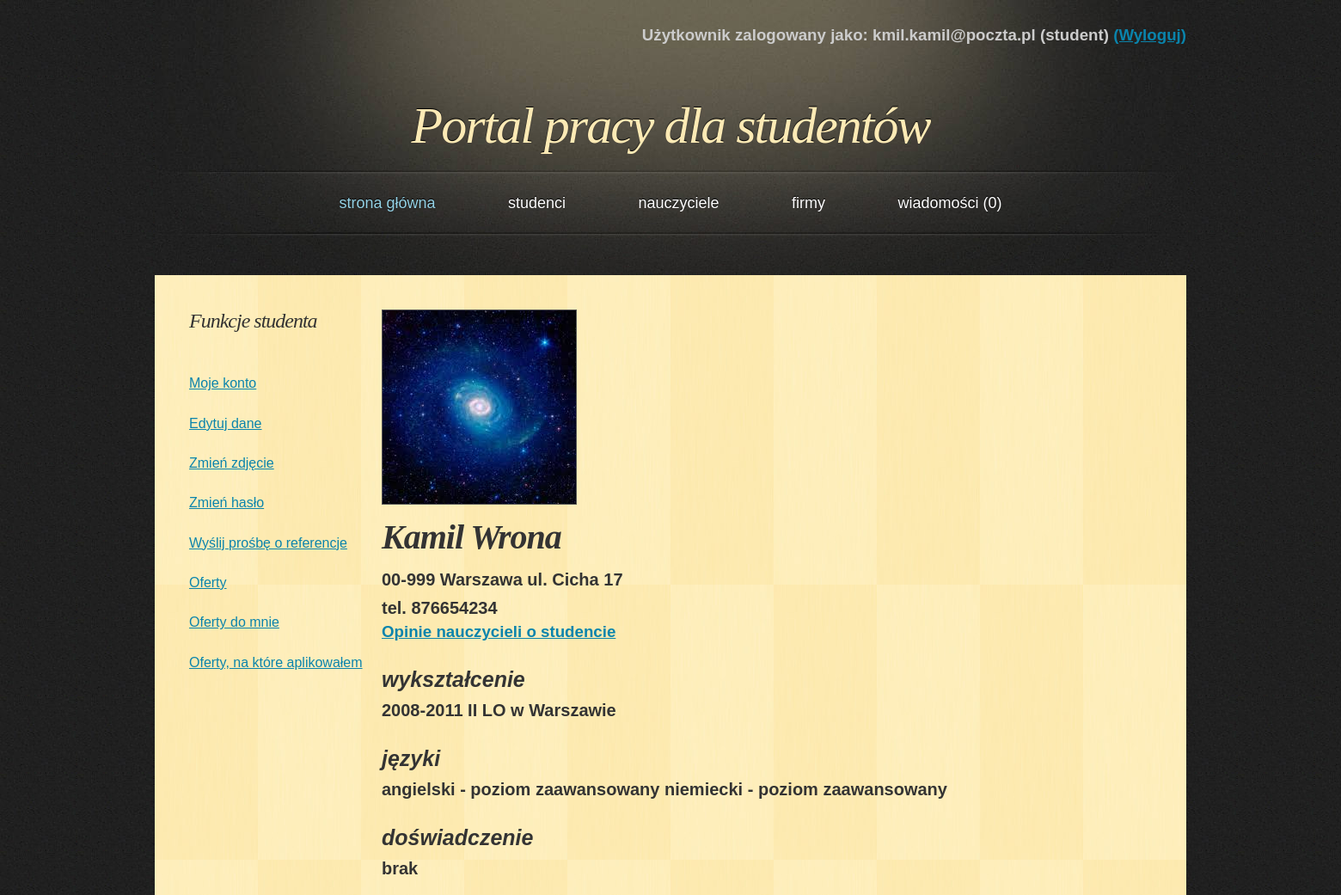
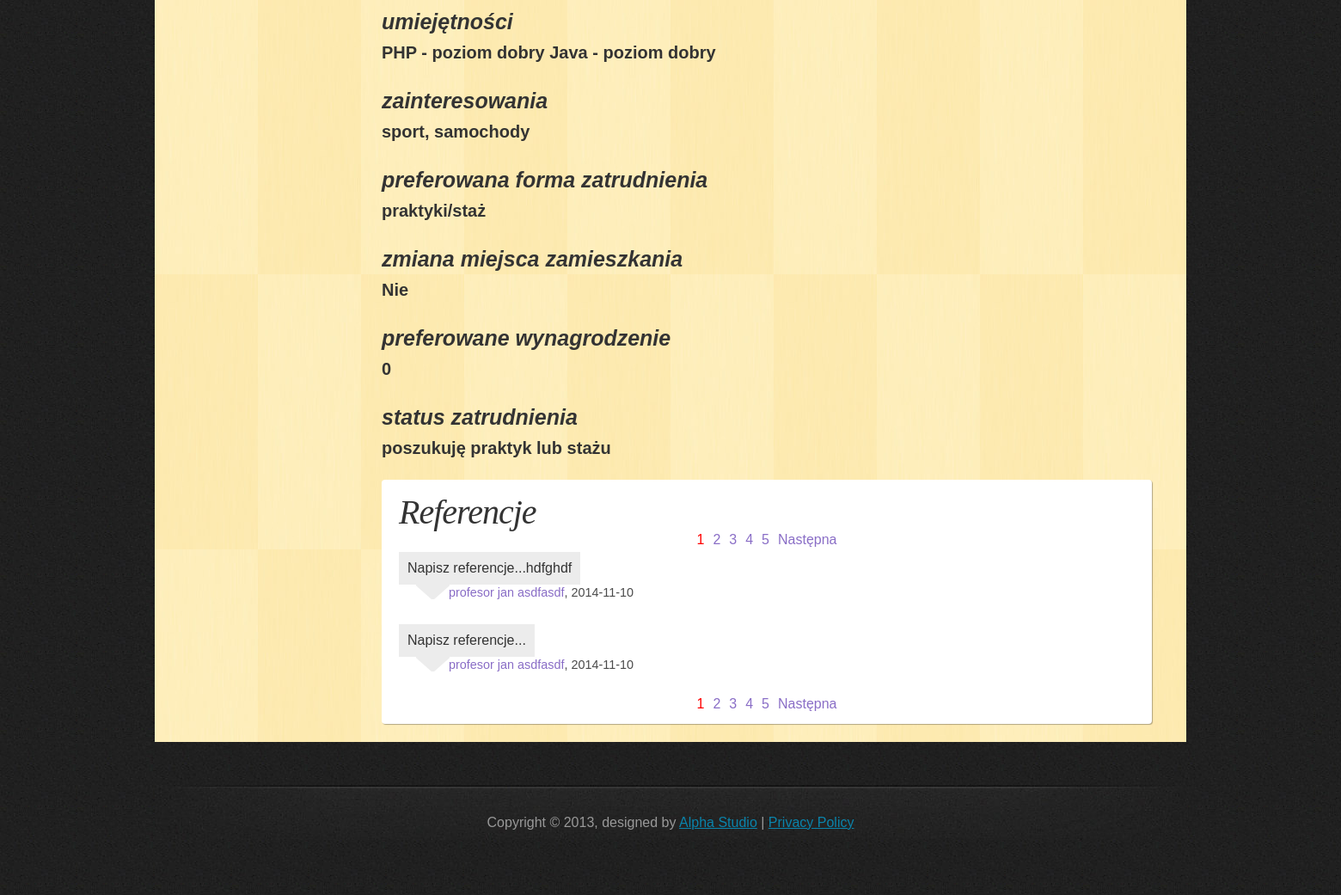
Page /PortalPracy/php/profile_student.php (signed in) on the earlier database version (2 pictures, top to bottom).
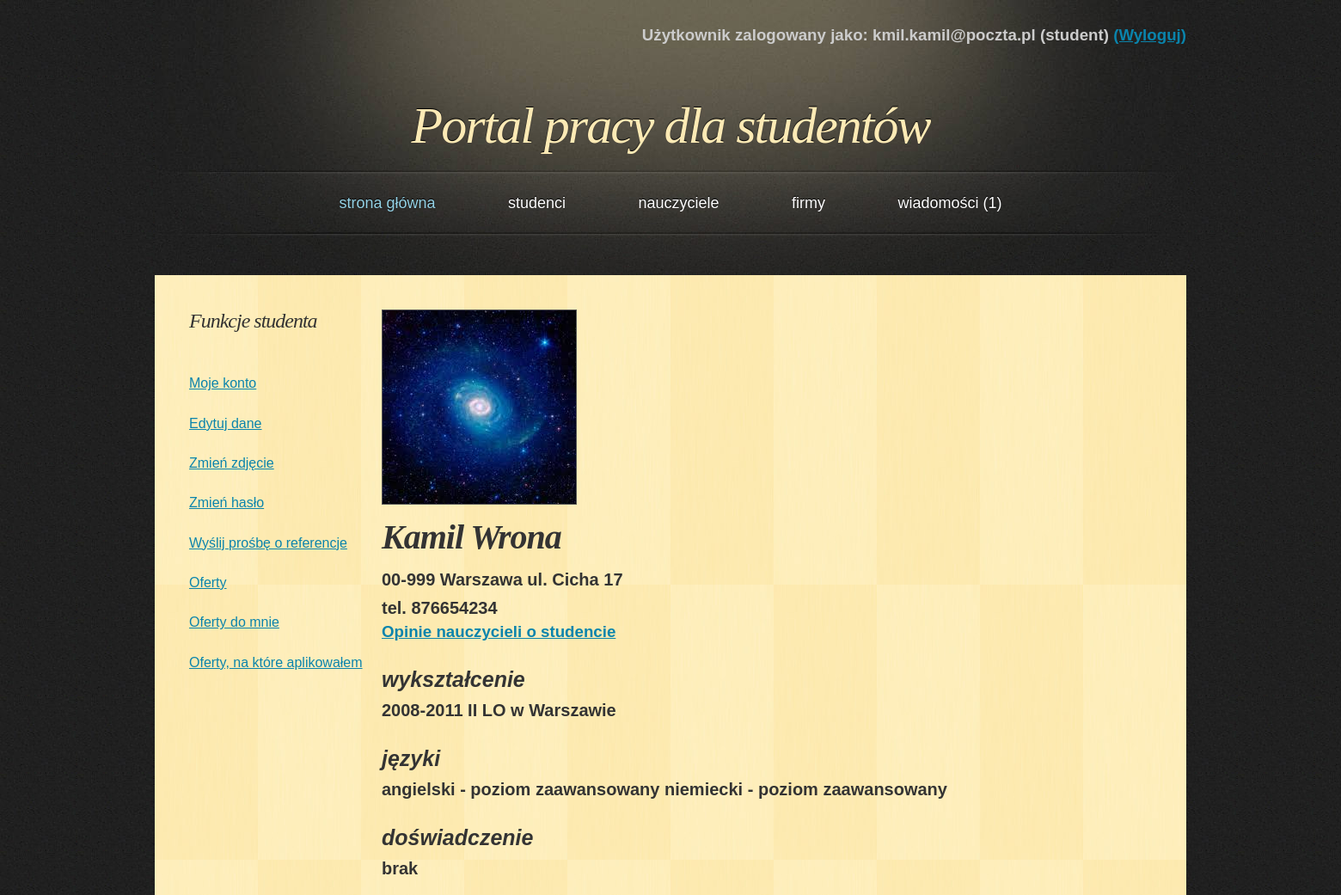
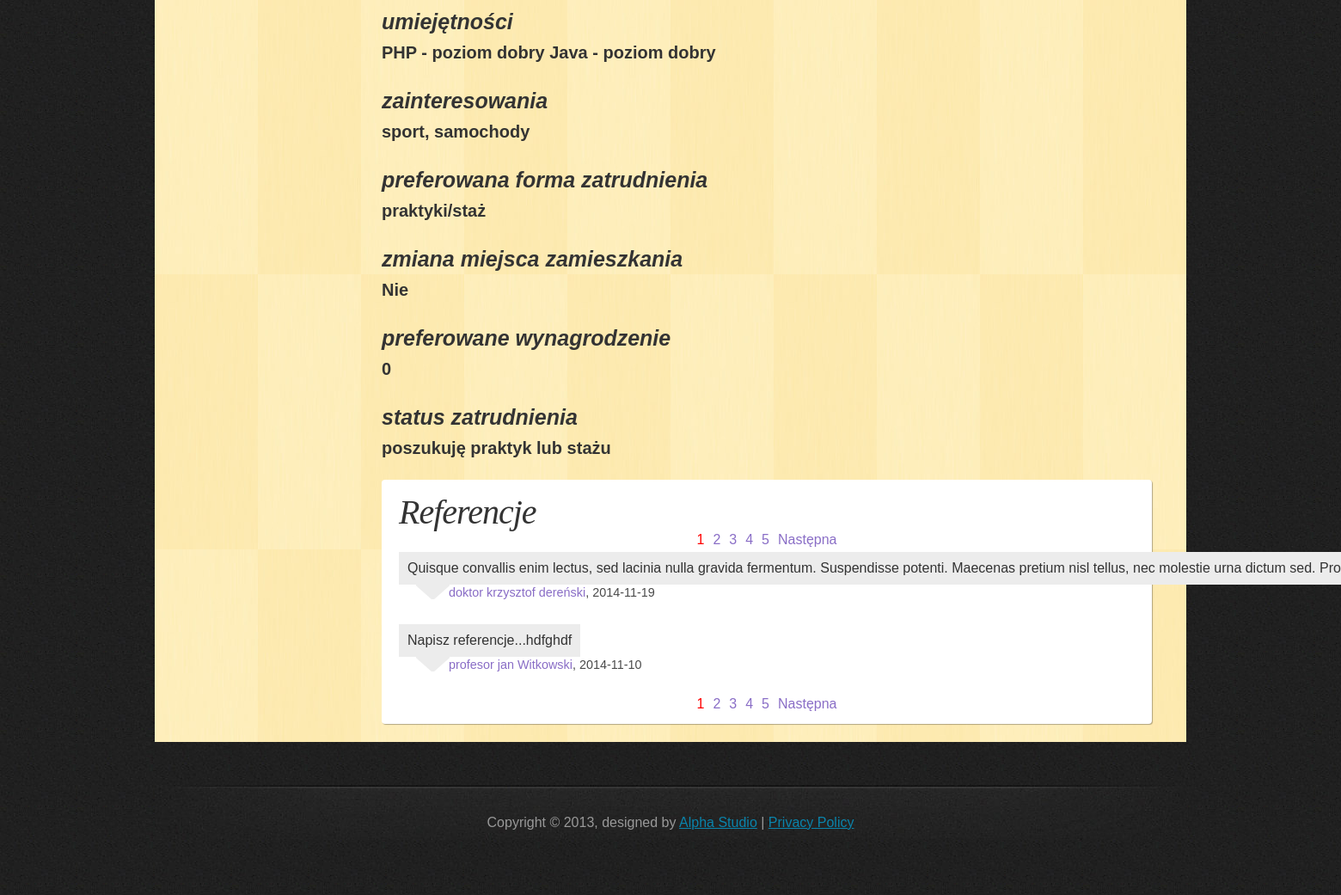
Same page on the later database version (2 pictures, top to bottom).
### tables this page shows
CREATE TABLE IF NOT EXISTS `references` (
  `references_id` int(11) NOT NULL AUTO_INCREMENT,
  `student_id` int(11) NOT NULL,
  `teacher_id` int(11) NOT NULL,
  `content` text NOT NULL,
  `date` date NOT NULL,
  PRIMARY KEY (`references_id`),
  KEY `student_id` (`student_id`,`teacher_id`),
  KEY `teacher_id` (`teacher_id`)
);

CREATE TABLE IF NOT EXISTS `teacher` (
  `teacher_id` int(11) NOT NULL AUTO_INCREMENT,
  `name` varchar(45) NOT NULL,
  `last_name` varchar(45) NOT NULL,
  `academic_degree` varchar(45) NOT NULL,
  `telephone` int(11) NOT NULL,
  `e_mail` varchar(50) NOT NULL,
  `password` varchar(100) NOT NULL,
  `active` tinyint(1) NOT NULL,
  `account_creation_date` date NOT NULL,
  PRIMARY KEY (`teacher_id`)
);

### PortalPracy/php/classDatabase.php (called while the page is built, shortened)
<?php
class Database {
    private $db;
    function __construct() {
        $this->server = 'localhost';
        $this->user = 'root';
        $this->password = '';
        $this->basename = 'data_base_new';
        $this->db = new mysqli($this->server, $this->user, $this->password, $this->basename);
        if ($this->db->connect_error) {
            die('Blad polaczenia z baza danych (' . $this->db->connect_errno . ') ' . $this->db->connect_error);
        } else {
            $this->db->query("SET NAMES 'utf8'");
        }
    }
    function get_student_data($id) {
        if ($result = $this->db->query("SELECT * FROM `student` WHERE `student_id`='$id'")) {
            if ($result->num_rows == 0) {
                return false;
            } else {
                $obj = $result->fetch_object();
                $array = array();
                $array['name'] = $obj->name;
                $array['last_name'] = $obj->last_name;
                $array['email'] = $obj->e_mail;
                $array['address'] = $obj->address;
                $array['telephone'] = $obj->telephone;
                $array['education'] = $obj->education;
                $array['languages'] = $obj->languages;
                $array['experience'] = $obj->experience;
                $array['skills'] = $obj->skills;
                $array['interest'] = $obj->interest;
                $array['employment_form'] = $obj->employment_form;
                $array['change_of_residence'] = $obj->change_of_residence;
                $array['salary'] = $obj->salary;
                $array['status'] = $obj->status;
                $array['photoname'] = $obj->photoname;
                return $array;
            }
        }
    }
    function get_references_list($start, $onpage, $student_id) {
        if ($result = $this->db->query("SELECT * FROM `references` r JOIN `teacher` t ON r.`teacher_id`=t.`teacher_id` WHERE `student_id`=$student_id ORDER BY `date` DESC, `references_id` DESC LIMIT $start, $onpage")) {
            return $result;
        }
    }
    function get_references_number($student_id) {
        if ($result = $this->db->query("SELECT * FROM `references` WHERE `student_id`=$student_id")) {
            $all_refs = $result->num_rows;
        }
        return $all_refs;
    }
    function get_message_to_student_number($student_id) {
        if ($result = $this->db->query("SELECT * FROM `message`  WHERE `student_to` =$student_id AND `is_read`=0")) {
            $all_offers = $result->num_rows;
        }
        return $all_offers;
    }
}

### PortalPracy/php/profile_student.php (the view, shortened to what the changed rows need)
<!DOCTYPE html>
<html>
    <head>
        <link href="../css/style.css" rel="stylesheet" type="text/css" />
    </head>
    <body>
        <div id="header">
            <?php
            include_once 'classPage.php';
            $page = new Page;
            $page->dologinfo();
            ?>
            <h1><a href="index.php">Portal pracy dla studentów</a></h1>
        </div>
        <?php
        $page->domenu();
        ?>
        <div id="main">
            <div id="content">
                <?php
                if (isset($_SESSION['name'])) {
                    include_once 'classDatabase.php';
                    $db = new Database();
                    if (!isset($_GET["id"])) {
                        if ($_SESSION['usertype'] == 'student') {
                            $id = $_SESSION['id'];
                        } else {
                            $id = -1;
                        }
                    } else {
                        $id = $_GET['id'];
                    }
                    $data = $db->get_student_data($id);
                    if ($data == false) {
                        echo "<h3>Niepoprawny numer studenta (konto może być usunięte)</h3>";
                    } else {
                        echo "<div id='profile_description'>";
                        echo "<h2 class='datas_list_name'>" . $data['name'] . " " . $data['last_name'] . "</h2>";
                        if($_SESSION['usertype'] != 'student' || $id = $_SESSION['id']) {
                            echo "<h3 class='datas_list2'>wykształcenie</h3>";
                            echo "<h3 class='datas_list'>" . $data['education'] . "</h3>";
                            echo "<h3 class='datas_list2'>języki</h3>";
                            echo "<h3 class='datas_list'>" . $data['languages'] . "</h3>";
                            echo "<h3 class='datas_list2'>doświadczenie</h3>";
                            echo "<h3 class='datas_list'>" . $data['experience'] . "</h3>";
                            echo "<h3 class='datas_list2'>umiejętności</h3>";
                            echo "<h3 class='datas_list'>" . $data['skills'] . "</h3>";
                            echo "<h3 class='datas_list2'>zainteresowania</h3>";
                            echo "<h3 class='datas_list'>" . $data['interest'] . "</h3>";
                            echo "<h3 class='datas_list2'>preferowana forma zatrudnienia</h3>";
                            echo "<h3 class='datas_list'>" . $data['employment_form'] . "</h3>";
                            echo "<h3 class='datas_list2'>zmiana miejsca zamieszkania</h3>";
                            if ($data['change_of_residence'] == 1) {
                                echo "<h3 class='datas_list'>Tak</h3>";
                            } else {
                                echo "<h3 class='datas_list'>Nie</h3>";
                            }
                            echo "<h3 class='datas_list2'>preferowane wynagrodzenie</h3>";
                            echo "<h3 class='datas_list'>" . $data['salary'] . "</h3>";
                            echo "<h3 class='datas_list2'>status zatrudnienia</h3>";
                            echo "<h3 class='datas_list'>" . $data['status'] . "</h3>";
                        }
                        echo "</div>";
                        echo "<div id='references'>";
                        echo "<h2>Referencje</h2>";
                            ?>
                            <?php
                        $onpage = 2;
                        $all = $db->get_references_number($id);
                        $start = $page->dopaging($onpage, $all, "profile_student.php?id=$id&amp;");
                        $result = $db->get_references_list($start, $onpage, $id);
                        echo "<div id='shown_references'>";
                        while ($obj = $result->fetch_object()) {
                            include_once 'classReference.php';
                            $ref = Reference::make_new_to_display($obj->references_id, $obj->teacher_id, $obj->name, $obj->last_name, $obj->academic_degree, $obj->date, $obj->content);
                            echo $ref->display();
                        }
                        $page->dopaging($onpage, $all, "profile_student.php?id=$id&amp;");
                        echo "</div>";
                        echo "</div>";
                    }
                }
                ?>
            </div>
            <div id="sidebar">
                <?php
                $page->dosidebar();
                ?>
            </div>
        </div>
    </body>
</html>

### PortalPracy/php/classPage.php (shortened to what the changed rows need)
<?php
class Page {
    function domenu() {
        echo '<div id="menu">
            <ul>
                <li class="active"><a href="index.php">Strona główna</a></li>
                <li><a href="list_student.php">Studenci</a></li>
                <li><a href="list_teacher.php">Nauczyciele</a></li>
                <li><a href="list_company.php">Firmy</a></li>
                <li><a href="messages.php">Wiadomości';
        include_once 'classDatabase.php';
        $db = new Database();
        if (isset($_SESSION['usertype'])) {
            if ($_SESSION['usertype'] == 'student') {
                $num_mes = $db->get_message_to_student_number($_SESSION['id']);
                echo " ($num_mes)";
            } else if ($_SESSION['usertype'] == 'nauczyciel') {
                $num_mes = $db->get_message_to_teacher_number($_SESSION['id']);
                echo " ($num_mes)";
            } else if ($_SESSION['usertype'] == 'firma') {
                $num_mes = $db->get_message_to_company_number($_SESSION['id']);
                echo " ($num_mes)";
            }
        }
        echo '</a></li>
            </ul>
        </div>';
    }
    function dosidebar() {
        if (isset($_SESSION['name']) and !strcmp($_SESSION['usertype'], "student")) {
            ?>
            <h2>Funkcje studenta</h2>
            <?php
        }
            ?>
            <?php
    }
    function dopaging($onpage, $all, $filename) {
        $allpages = ceil($all / $onpage);
        if (!isset($_GET['page']) or $_GET['page'] > $allpages) {
            $current_page = 1;
        } else {
            $current_page = $_GET['page'];
        }
        $start = ($current_page - 1) * $onpage;
        echo "<div id='pages'><ul>";
        for ($i = 1; $i <= $allpages; $i++) {
            if ($i == $current_page) {
                echo "<li class='current'>";
            } else {
                echo "<li>";
            }
            echo "<a href='" . $filename . "page=" . $i . "'>" . $i . "</a></li>";
        }
        echo "</ul></div>";
        return $start;
    }
}

### PortalPracy/php/classReference.php (shortened to what the changed rows need)
<?php
include_once 'classDatabase.php';
class Reference {
    private $teacher_name;
    private $teacher_last_name;
    private $teacher_id;
    private $date;
    private $content;
    private $teacher_degree;
    private $reference_id;
    public static function make_new_to_display($reference_id, $teacher_id, $teacher_name, $teacher_last_name, $teacher_degree, $date, $content) {
        $obj = new Reference();
        $obj->set_reference_id($reference_id);
        $obj->set_teacher_id($teacher_id);
        $obj->set_teacher_name($teacher_name);
        $obj->set_teacher_last_name($teacher_last_name);
        $obj->set_teacher_degree($teacher_degree);
        $obj->set_date($date);
        $obj->set_content($content);
        return $obj;
    }
    function display() {
        $string = '';
        $string.= "<div class='commentbox' id='commentbox".$this->reference_id."'>";
        $string.= $this->content;
        $string.= "</div>";
        $string.= "<div class='commentfooter'>";
        $string.= "<a href='profile_teacher.php?id=" . $this->teacher_id . "'>" . $this->teacher_degree . " " . $this->teacher_name . " " . $this->teacher_last_name . "</a>, ";
        $string.= $this->date;
        $string.= "</div>";
        return $string;
    }
    public function set_teacher_id($teacher_id) {
        $this->teacher_id = $teacher_id;
    }
    public function set_teacher_name($teacher_name) {
        $this->teacher_name = $teacher_name;
    }
    public function set_teacher_last_name($teacher_last_name) {
        $this->teacher_last_name = $teacher_last_name;
    }
    public function set_teacher_degree($teacher_degree) {
        $this->teacher_degree = $teacher_degree;
    }
    public function set_date($date) {
        $this->date = $date;
    }
    public function set_content($content) {
        $this->content = $content;
    }
    public function set_reference_id($reference_id) {
        $this->reference_id = $reference_id;
    }
}

Differences in the rows shown:
no longer on this page (row unchanged): references: display "Napisz referencje... 2014-11-10", teacher.academic_degree "profesor", teacher.name "jan", teacher.last_name "asdfasdf"
added references: display "Quisque convallis enim lectus, sed lacinia nulla gravida fermentum. Suspendisse potenti. Maecenas pretium nisl tellus, nec molestie urna dictum sed. 2014-11-19", teacher.academic_degree "doktor", teacher.name "krzysztof", teacher.last_name "dereński"
changed through a linked row, references "profesor": teacher.last_name "asdfasdf" → "Witkowski"
Other differences:
$num_mes: "0" → "1"
